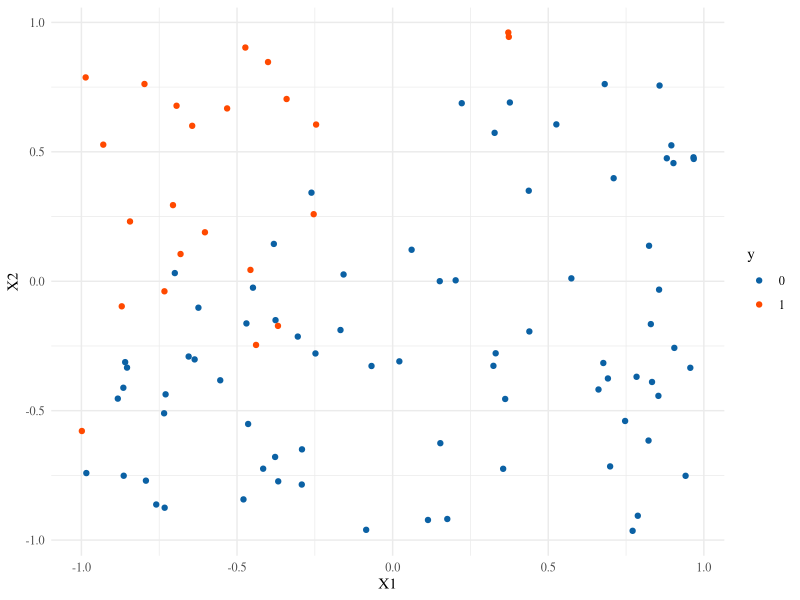
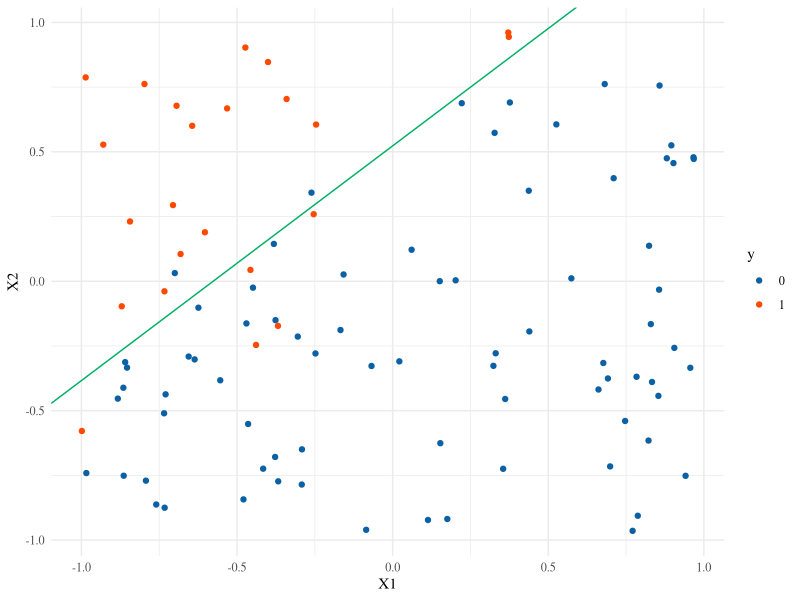
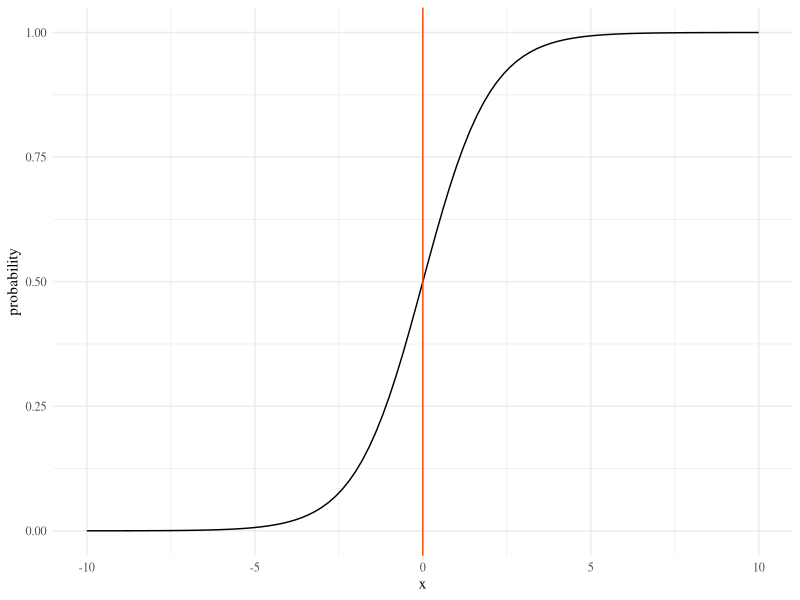
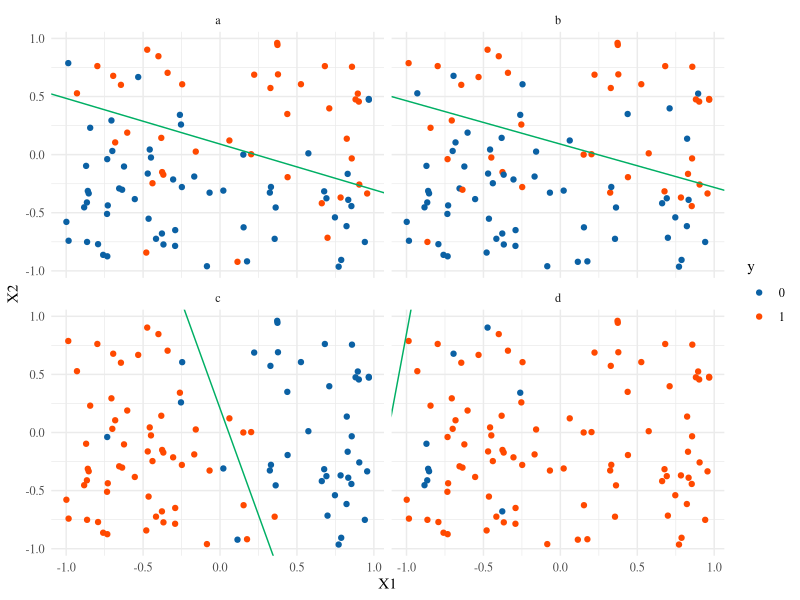
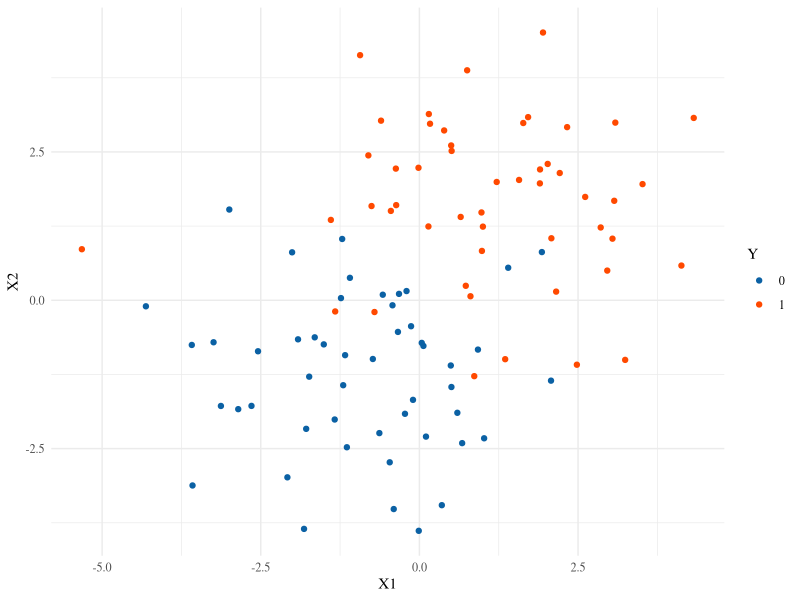
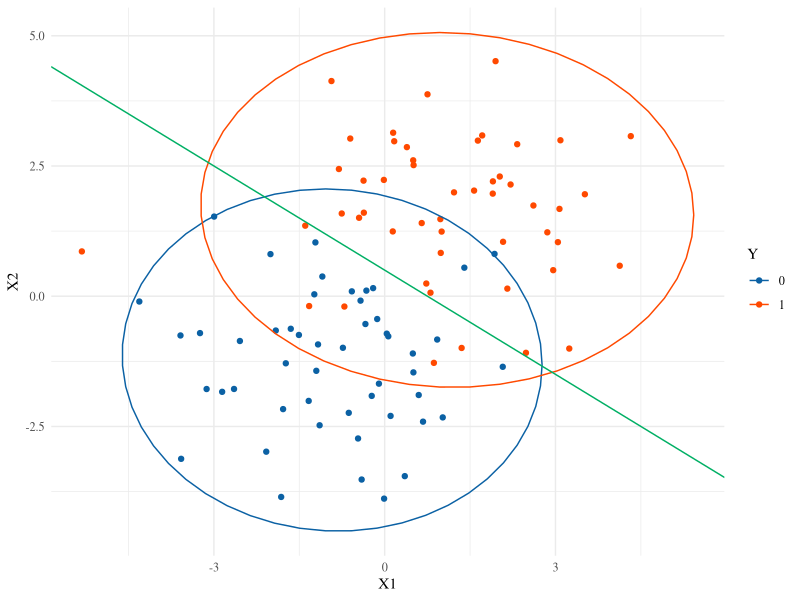
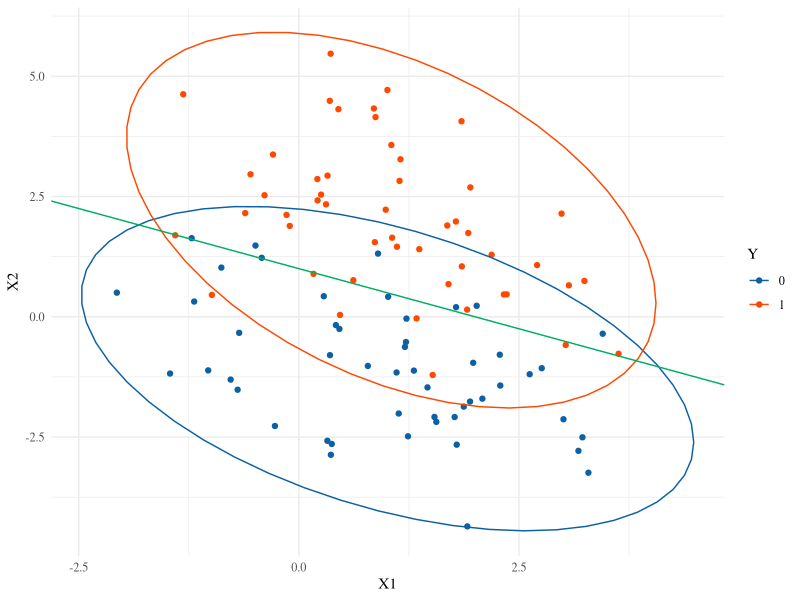
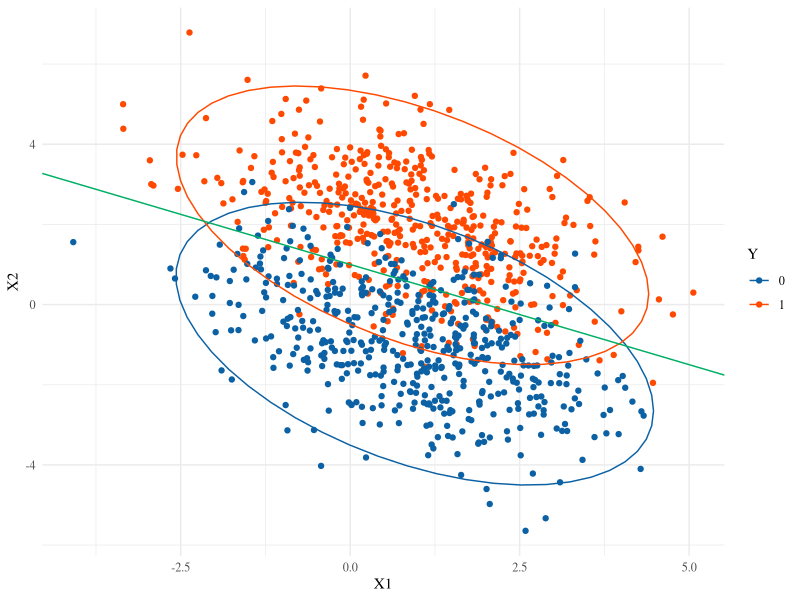

R code for these plots, in order:
## ---- chunk 1
library(knitr)
opts_chunk$set(message=FALSE, warning=FALSE, fig.align='center',fig.width=10,
               fig.height=6, cache=TRUE, autodep = TRUE)
library(tidyverse)
library(data.table)
theme_set(theme_minimal(base_family="Times"))
green = '#00AF64'
blue = '#0B61A4'
red = '#FF4900'
orange = '#FF9200'
## ---- chunk 2
set.seed(2018-03-30)
logit <- function(z){ # can this take in any z?
  log(z)-log(1-z)
}
ilogit <- function(z){ # what about this one?
  exp(z)/(1+exp(z))
}

# slightly modified from the text
sim.logistic <- function(X, beta.0, beta) {
  # Note: I'm passing in an x matrix => I need ncol(x)==length(beta)
  linear.parts = beta.0 + X%*%beta 
  y = as.factor(rbinom(nrow(X), size=1, prob=ilogit(linear.parts)))
  return(data.frame(y,X))
}
X <- matrix(runif(100*2, min=-1,max=1),ncol=2)
df = sim.logistic(X, -2.5, c(-5,5))
## ---- chunk 3
g <- ggplot(df, aes(X1,X2,color=y)) + geom_point() +
  scale_color_manual(values=c(blue,red))
g
log.lm = glm(y~.,data=df, family='binomial')
summary(log.lm)
## ---- chunk 4
cc = coefficients(log.lm)
g + geom_abline(intercept = -cc[1]/cc[3], slope = -cc[2]/cc[3], color=green)
## ---- chunk 5
ggplot(data.frame(x=c(-10,10)), aes(x)) + stat_function(fun=ilogit) + 
  geom_vline(xintercept = 0, color=red) + ylab('probability')
## ---- chunk 6
decision.boundary <- function(ddd){
  cc = coefficients(glm(y~X1+X2,data=ddd,family='binomial'))
  return(data.frame(intercept=-cc[1]/cc[3],slope=-cc[2]/cc[3]))
}
newdf = list()
for(i in 1:4){
  newdf[[i]] = sim.logistic(X, rnorm(1), rnorm(2,sd=3))
}
names(newdf) = letters[1:4]
newdf = data.table::rbindlist(newdf, idcol="index") %>% group_by(index)
dbs = newdf %>% do(decision.boundary(.))
ggplot(newdf, aes(X1,X2,color=y)) + geom_point() +
  scale_color_manual(values=c(blue,red)) + facet_wrap(~index) +
  geom_abline(mapping=aes(intercept=intercept, slope=slope),data=dbs,color=green)
dbs
## ---- chunk 7
library(mvtnorm)
n = 100
pi1 = 0.5
n1 = floor(n*pi1); n0 = n-n1
mu1 = c(1,2); mu0 = c(-1,-1)
Sigma = 2*diag(2)
X1 = rmvnorm(n1, mu1, Sigma) 
X2 = rmvnorm(n0, mu0, Sigma)
X = rbind(X1,X2)
Y = factor(c(rep(1,n1),rep(0,n0)))
df = data.frame(Y,X)
g <- ggplot(df, aes(X1,X2,color=Y)) + geom_point() + scale_color_manual(values=c(blue,red))
g
## ---- chunk 8
Sinv = solve(Sigma)
slope.vec = t(mu1-mu0) %*% Sinv
intercept = 0.5*(t(mu0) %*% Sinv %*% mu0 - t(mu1) %*% Sinv %*% mu1)
g + stat_ellipse(type='norm') + # these are estimated, not the truth
  geom_abline(intercept = -intercept/slope.vec[2], 
              slope = -slope.vec[1]/slope.vec[2], color=green)
## ---- chunk 9
mu1 = c(1,2); mu0 = c(1,-1)
Sigma = 2*matrix(c(1,-.5,-.5,1),2)
X1 = rmvnorm(n1, mu1, Sigma) 
X2 = rmvnorm(n0, mu0, Sigma)
X = rbind(X1,X2)
Y = factor(c(rep(1,n1),rep(0,n0)))
df = data.frame(Y,X)
Sinv = solve(Sigma)
slope.vec = t(mu1-mu0) %*% Sinv
intercept = 0.5*(t(mu0) %*% Sinv %*% mu0 - t(mu1) %*% Sinv %*% mu1)
ggplot(df, aes(X1,X2,color=Y)) + geom_point() + scale_color_manual(values=c(blue,red)) +
  stat_ellipse(type='norm') + 
  geom_abline(intercept = -intercept/slope.vec[2], 
              slope = -slope.vec[1]/slope.vec[2], color=green)
## ---- chunk 10
n1=500; n0=500
X1 = rmvnorm(n1, mu1, Sigma) 
X2 = rmvnorm(n0, mu0, Sigma)
X = rbind(X1,X2)
Y = factor(c(rep(1,n1),rep(0,n0)))
df = data.frame(Y,X)
Sinv = solve(Sigma)
slope.vec = t(mu1-mu0) %*% Sinv
intercept = 0.5*(t(mu0) %*% Sinv %*% mu0 - t(mu1) %*% Sinv %*% mu1)
ggplot(df, aes(X1,X2,color=Y)) + geom_point() + scale_color_manual(values=c(blue,red)) +
  stat_ellipse(type='norm') + 
  geom_abline(intercept = -intercept/slope.vec[2], 
              slope = -slope.vec[1]/slope.vec[2], color=green)
## ---- chunk 11
n1=75; n0=25
X1 = rmvnorm(n1, mu1, Sigma) 
X2 = rmvnorm(n0, mu0, Sigma)
X = rbind(X1,X2)
y = factor(c(rep(1,n1),rep(0,n0)))
df = data.frame(y,X)
Sinv = solve(Sigma)
slope.vec = t(mu1-mu0) %*% Sinv
intercept = 0.5*(t(mu0) %*% Sinv %*% mu0 - t(mu1) %*% Sinv %*% mu1) + log(.75) - log(.25)
ggplot(df, aes(X1,X2,color=y)) + geom_point() + scale_color_manual(values=c(blue,red)) +
  stat_ellipse(type='norm') + 
  geom_abline(intercept = -intercept/slope.vec[2], 
              slope = -slope.vec[1]/slope.vec[2], color=green)
## ---- chunk 12
lda.disc <- function(fit,df){
  pi0 = fit$prior[1]
  pi1 = fit$prior[2]
  mu0 = fit$means[1,]
  mu1 = fit$means[2,]
  S = pi0*cov(filter(df,y==0)[,-1]) + pi1*cov(filter(df,y==1)[,-1])
  Sinv = solve(S)
  slope.vec = t(mu1-mu0) %*% Sinv
  intercept = 0.5*(t(mu0) %*% Sinv %*% mu0 - t(mu1) %*% Sinv %*% mu1) + log(.75) - log(.25)
  int = -intercept/slope.vec[2]
  sl = -slope.vec[1]/slope.vec[2]
  return(data.frame(intercept=int,slope=sl))
}
## ---- chunk 13
library(MASS)
lda.fit = lda(y~X1+X2, data=df) 
sl.int = lda.disc(lda.fit,df)
log.bd = decision.boundary(df)
truth = data.frame(intercept=-intercept/slope.vec[2], slope=-slope.vec[1]/slope.vec[2])
dfa = rbind(sl.int,log.bd,truth)
dfa$discriminant = c('lda','logistic','truth')
ggplot(df, aes(X1,X2,color=y)) + geom_point() + scale_color_brewer(palette = 'Set1')+
  stat_ellipse(type='norm') + 
  geom_abline(mapping=aes(intercept=intercept, slope=slope,color=discriminant),data=dfa)
## ---- chunk 14
library(class)
pred.grid = expand.grid(X1=seq(min(df$X1),max(df$X1),len=100),
                        X2=seq(min(df$X2),max(df$X2),len=100))
pred.grid$knn3 = knn(df[,-1], pred.grid, df$y, k=3)
ggplot(pred.grid, aes(X1,X2)) + geom_raster(aes(fill=knn3)) +
  scale_fill_brewer() + geom_point(data=df,mapping=aes(X1,X2,color=y)) +
                        scale_color_brewer(palette = 'Set1')
## ---- chunk 15
pred.grid$knn1 = knn(df[,-1], pred.grid[,1:2], df$y, k=1)
pred.grid$knn5 = knn(df[,-1], pred.grid[,1:2], df$y, k=5)
pred.grid$knn10 = knn(df[,-1], pred.grid[,1:2], df$y, k=10)
pred.grid$knn20 = knn(df[,-1], pred.grid[,1:2], df$y, k=20)
pg = gather(pred.grid,key='k',value='knn',-c(X1,X2))

ggplot(pg, aes(X1,X2)) + geom_raster(aes(fill=knn)) +
  facet_wrap(~k,labeller = label_both) + scale_fill_brewer()+
  geom_point(data=df,mapping=aes(X1,X2,color=y)) +
  scale_color_brewer(palette = 'Set1')
## ---- chunk 16
kmax = 20
err = double(kmax)
for(ii in 1:kmax){
  pk = knn.cv(df[,-1],df$y, k=ii) # does leave one out CV
  err[ii] = mean(pk != df$y)
}
ggplot(data.frame(k=1:kmax,error=err), aes(k,error)) + geom_point(color=red) +
  geom_line(color=red)
## ---- chunk 17
pred.grid$knn15 = knn(df[,-1], pred.grid[,1:2], df$y, k=15)
ggplot(pred.grid, aes(X1,X2)) + geom_raster(aes(fill=knn15)) +
  scale_fill_brewer() + geom_point(data=df,mapping=aes(X1,X2,color=y)) +
                        scale_color_brewer(palette = 'Set1')
(tt <- table(knn(df[,-1],df[,-1],df$y,k=15),df$y,dnn=c('predicted','truth')))
1-sum(diag(tt))/sum(tt)
## ---- chunk 18
X = runif(50,-1,1)
ell <- function(x) abs(x)<.5
y = ell(X)
dat = data.frame(y,X)
g1 <- ggplot(data.frame(X=X,y=y,vert=0),aes(X,y=vert,color=y)) + geom_point() +
  scale_color_brewer(palette = 'Set1') + geom_vline(xintercept = c(-.5,.5))
Z = mutate(dat, Z1=X^2, Z2=X)
g2 <- ggplot(Z,aes(Z1,Z2,color=y)) + geom_point() +
  scale_color_brewer(palette = 'Set1') + geom_vline(xintercept = .25)
## ---- chunk 19
library(gridExtra)
grid.arrange(g1,g2, nrow=1)
## ---- chunk 20
library(kernlab)
means = c(-3,1,1,1,-1,-1,1,-1,-1,1,-3,-1)
X = matrix(rnorm(300, means, sd=.5), nrow=150, byrow = TRUE)
y = rep(c(1,1,1,-1,-1,-1), times=75)
df = data.frame(y,X)
ggplot(df,aes(X1,X2,color=as.factor(y))) + geom_point() + scale_color_brewer(palette = 'Set1')
svp = ksvm(y~., data=df, type='C-svc')
plot(svp, data=df)
